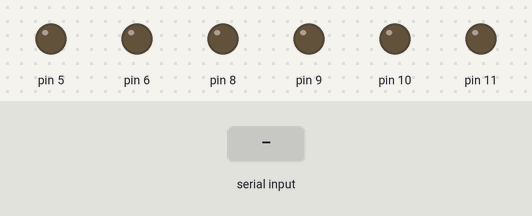
Bench run of a sketch on a simulated Arduino Uno, built with avr-gcc and run on an emulated ATmega328P. Shown: output pins drawn as LEDs (lit = HIGH). Inputs (shaded band) come from the test bench.

Above: at 1.2 s.
1.3 s: "a" received over Serial
At 2.4 s:
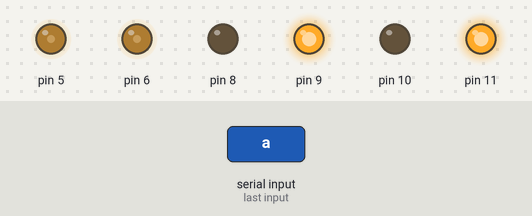
2.8 s: "c" received over Serial
At 3.5 s:
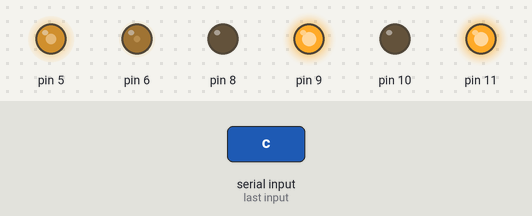
4.3 s: "d" received over Serial
At 4.6 s:
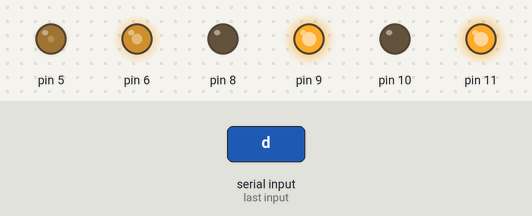
5.8 s: "e" received over Serial
At 7.0 s:
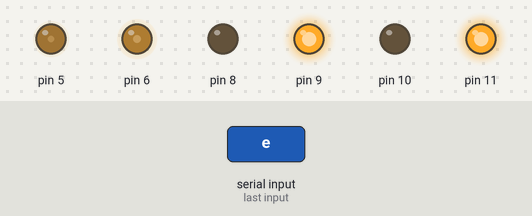
7.3 s: "f" received over Serial
At 18.1 s:
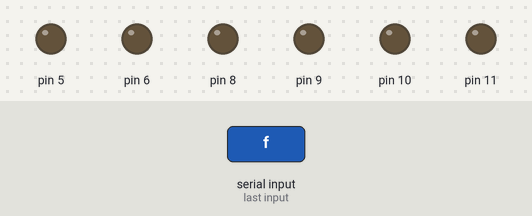
Timing chart, 0 to 18.8 s (numbered marks = the images above; inputs shaded):
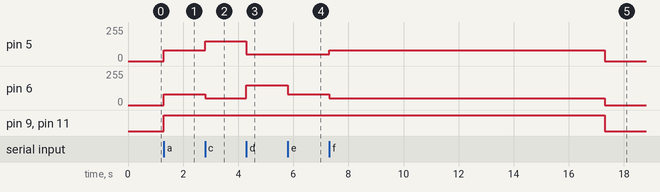

The sketch:

xiaoche.ino
```cpp
//arduino5\8\9控制左电机，6\10\11控制右电机
long unsigned nowti;
long unsigned passti = 0;
char bt;
int dy = 80;
void setup()
{
  Serial.begin(115200);//wifi模块串口波特率
  pinMode(8, OUTPUT);
  pinMode(9, OUTPUT);
  pinMode(5, OUTPUT); //左侧电机
  pinMode(10, OUTPUT);
  pinMode(11, OUTPUT);
  pinMode(6, OUTPUT); //右侧电机
  digitalWrite(8, LOW);
  digitalWrite(9, LOW);
  digitalWrite(5, LOW);
  digitalWrite(10, LOW);
  digitalWrite(11, LOW);
  digitalWrite(6, LOW);
}

void zanting()//暂停
{
  digitalWrite(8, LOW);
  digitalWrite(9, LOW);
  digitalWrite(5, LOW);
  digitalWrite(10, LOW);
  digitalWrite(11, LOW);
  digitalWrite(6, LOW);
}

void qianjin()//前进
{
  digitalWrite(8, LOW);
  digitalWrite(9, HIGH);
  analogWrite(5, dy);
  digitalWrite(10, LOW);
  digitalWrite(11, HIGH);
  analogWrite(6, dy);
}

void sszz()//顺时针转
{
  digitalWrite(8, LOW);
  digitalWrite(9, HIGH);
  analogWrite(5, 150);
  digitalWrite(10, LOW);
  digitalWrite(11, HIGH);
  analogWrite(6, 50);
}

void nszz()//逆时针转
{
  digitalWrite(8, LOW);
  digitalWrite(9, HIGH);
  analogWrite(5, 50);
  digitalWrite(10, LOW);
  digitalWrite(11, HIGH);
  analogWrite(6, 150);
}

void zpz()//左偏转
{
  digitalWrite(8, LOW);
  digitalWrite(9, HIGH);
  analogWrite(5, dy - 30);
  digitalWrite(10, LOW);
  digitalWrite(11, HIGH);
  analogWrite(6, dy);
}

void ypz()//右偏转
{
  digitalWrite(8, LOW);
  digitalWrite(9, HIGH);
  analogWrite(5, dy);
  digitalWrite(10, LOW);
  digitalWrite(11, HIGH);
  analogWrite(6, dy - 30);
}

void loop() {
  nowti = millis();
  if (nowti - passti <= 10000)  //10秒无数据则暂停
  {
    if (Serial.available())
    {
      passti = nowti;
      bt = Serial.read();
      if (int(bt) < 90)
      {
        int zdy = int(bt);
        int ydy = 160 - zdy;
        digitalWrite(8, LOW);
        digitalWrite(9, HIGH);
        analogWrite(5, zdy);
        digitalWrite(10, LOW);
        digitalWrite(11, HIGH);
        analogWrite(6, ydy);
      }
      else
      {
        switch (bt)
        {
          case 'a': qianjin(); break;
          case 'b': zanting(); break;
          case 'c': sszz(); break;
          case 'd': nszz(); break;
          case 'e': zpz(); break;
          case 'f': ypz(); break;
        }
      }
    }
  }
  else
  {
    zanting();
    passti = nowti;
  }
}
```

Measured:
- after the input at 1.3 s, pin 5, pin 6: 0/255 → 80/255 at once; pin 9, pin 11: LOW → HIGH at once
- after the input at 2.8 s, pin 5: 80/255 → 150/255 at once; pin 6: 80/255 → 50/255 at once
- after the input at 4.3 s, pin 5: 150/255 → 50/255 at once; pin 6: 50/255 → 150/255 at once
- after the input at 5.8 s, pin 6: 150/255 → 80/255 at once
- after the input at 7.3 s, pin 5: 50/255 → 80/255 at once, → 0/255 10.0 s later; pin 6: 80/255 → 50/255 at once, → 0/255 10.0 s later; pin 9, pin 11: HIGH → LOW after 10.0 s instead of 8.5 s
